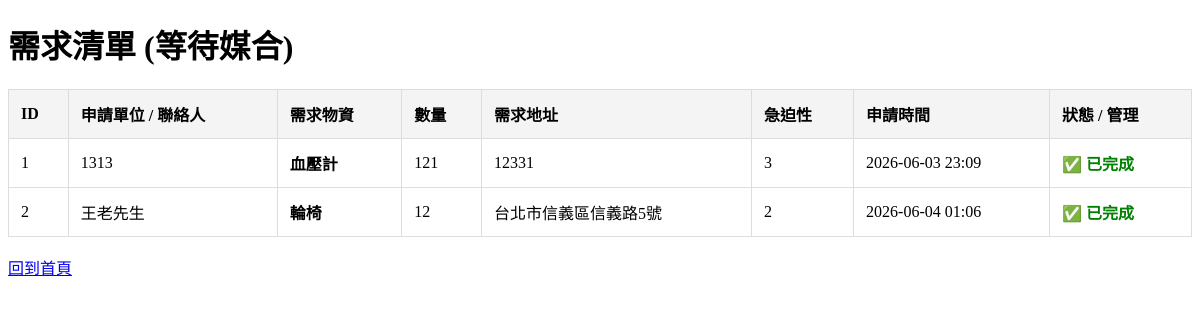
Page /requests on the earlier database version.
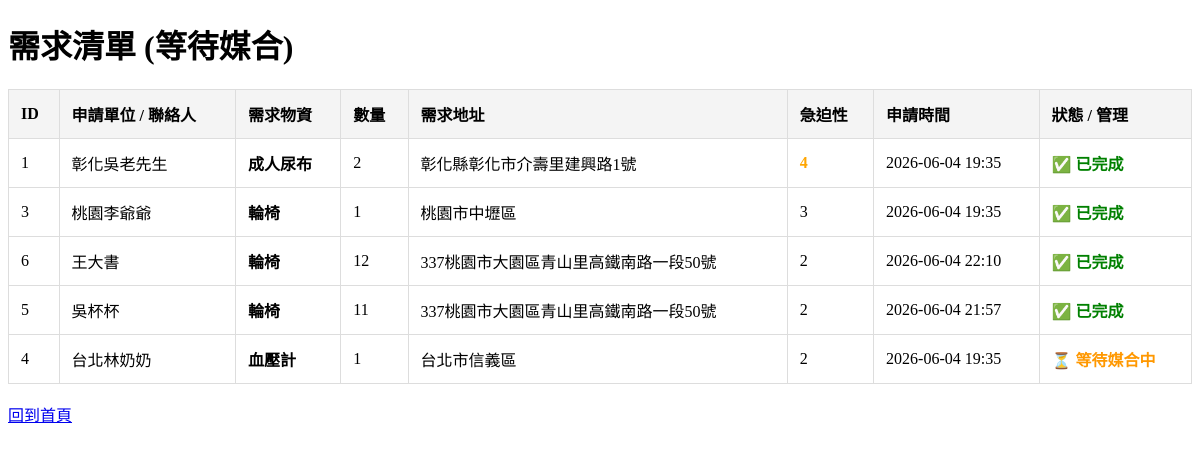
Same page on the later database version.
### app.py (models this page shows)
class RequestItem(db.Model):
    id = db.Column(db.Integer, primary_key=True)
    item_name = db.Column(db.String(100), nullable=False) # 需要什麼物資
    quantity = db.Column(db.Integer, nullable=False)      # 需要多少
    requester_name = db.Column(db.String(100), nullable=False) # 申請單位/人
    address = db.Column(db.String(50), nullable=False)    # 據點位置 (用來算 Distance)
    urgency = db.Column(db.Integer, nullable=False)       # 急迫性 1~5 分 (用來算 Urgency_Level)
    timestamp = db.Column(db.DateTime, default=datetime.now) # 申請時間 (用來算 Duration_Of_Waiting)
    is_fulfilled = db.Column(db.Boolean, default=False)

### app.py (the view)
@app.route('/requests')
def list_requests():
    req_items = RequestItem.query.order_by(RequestItem.urgency.desc(), RequestItem.timestamp.desc()).all()
    return render_template('requests.html', requests=req_items)

### templates/requests.html (shortened to what this page needs)
<!DOCTYPE html>
<html lang="zh-TW">
<head>
</head>
<body>
    <h1>需求清單 (等待媒合)</h1>
    <table>
        <tr>
            <th>ID</th>
            <th>申請單位 / 聯絡人</th>
            <th>需求物資</th>
            <th>數量</th>
            <th>需求地址</th>
            <th>急迫性</th>
            <th>申請時間</th>
            <th>狀態 / 管理</th>
        </tr>
        {% for req in requests %}
        <tr>
            <td>{{ req.id }}</td>
            <td>{{ req.requester_name }}</td>
            <td><strong>{{ req.item_name }}</strong></td>
            <td>{{ req.quantity }}</td>
            <td>{{ req.address }}</td>
            <td class="urgent-{{ req.urgency }}">
                {{ req.urgency }}
            </td>
            <td>{{ req.timestamp.strftime('%Y-%m-%d %H:%M') }}</td>
            <td>
                {% if req.is_fulfilled %}
                    <span style="color: green; font-weight: bold;">✅ 已完成</span>
                {% else %}
                    <span style="color: #ff9800; font-weight: bold;">⏳ 等待媒合中</span>
                {% endif %}
            </td>
        </tr>
        {% else %}
        <tr>
            <td colspan="8" style="text-align:center;">目前沒有任何需求申請</td>
        </tr>
        {% endfor %}
    </table>
    <br>
    <a href="/">回到首頁</a>
</body>
</html>

Differences in the rows shown:
removed RequestItem: id "2", requester_name "王老先生", item_name "輪椅", quantity "12", address "台北市信義區信義路5號", urgency "2", timestamp "2026-06-04 01:06", is_fulfilled "✅ 已完成"
changed RequestItem id 1: requester_name "1313" → "彰化吳老先生"; item_name "血壓計" → "成人尿布"; quantity "121" → "2"; address "12331" → "彰化縣彰化市介壽里建興路1號"; urgency "3" → "4"; timestamp "2026-06-03 23:09" → "2026-06-04 19:35"
added RequestItem: id "3", requester_name "桃園李爺爺", item_name "輪椅", quantity "1", address "桃園市中壢區", urgency "3", timestamp "2026-06-04 19:35", is_fulfilled "✅ 已完成"
added RequestItem: id "6", requester_name "王大書", item_name "輪椅", quantity "12", address "337桃園市大園區青山里高鐵南路一段50號", urgency "2", timestamp "2026-06-04 22:10", is_fulfilled "✅ 已完成"
added RequestItem: id "5", requester_name "吳杯杯", item_name "輪椅", quantity "11", address "337桃園市大園區青山里高鐵南路一段50號", urgency "2", timestamp "2026-06-04 21:57", is_fulfilled "✅ 已完成"
added RequestItem: id "4", requester_name "台北林奶奶", item_name "血壓計", quantity "1", address "台北市信義區", urgency "2", timestamp "2026-06-04 19:35", is_fulfilled "⏳ 等待媒合中"
